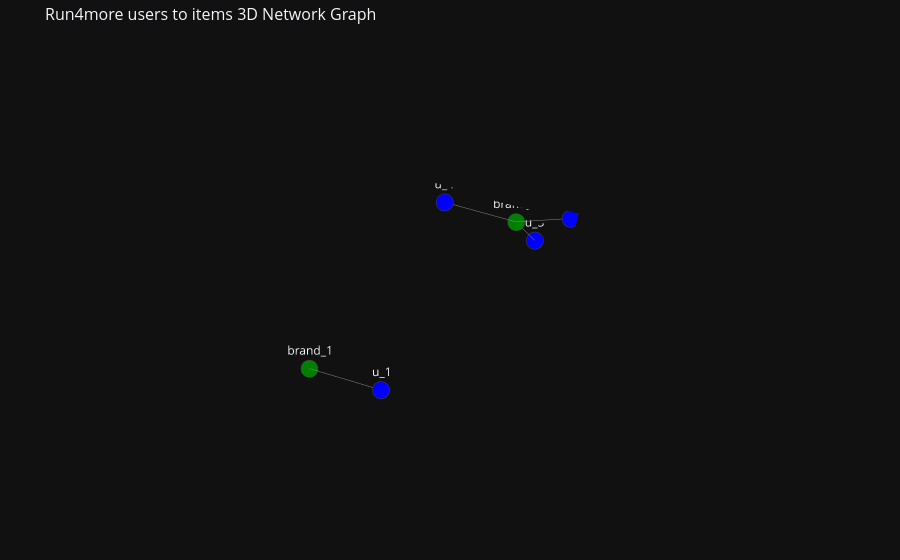

Notebook code for this chart:
### Code cell
seed = 0
pos = nx.spring_layout(G_1, seed=seed, dim=3, k=0.2) 

edge_x, edge_y, edge_z = add_edges_3d(graph=G_1, position=pos)

edge_trace = go.Scatter3d(
    x=edge_x, y=edge_y, z=edge_z,
     **edge_trace_args
)

# Node traces
node_x = []
node_y = []
node_z = []
for node in G_1.nodes():
    x, y, z = pos[node]
    node_x.append(x)
    node_y.append(y)
    node_z.append(z)

node_trace = go.Scatter3d(
    x=node_x, y=node_y, z=node_z,
    mode='markers+text',
    text=[node for node in G_1.nodes()],
    textposition="top center",
    marker=dict(
        color=node_colors,
        size=10,
        line=dict(width=3)
    ),
    hoverinfo='text'
)

# Create the figure
fig = go.Figure(data=[edge_trace, node_trace],
                layout=go.Layout(
                    title='Run4more users to items 3D Network Graph',
                    titlefont_size=16,
                    showlegend=False,
                    hovermode='closest',
                    margin=dict(b=20, l=5, r=5, t=40),
                    scene=dict(
                        xaxis=dict(showgrid=False, zeroline=False, showticklabels=False,  title=''),
                        yaxis=dict(showgrid=False, zeroline=False, showticklabels=False,  title=''),
                        zaxis=dict(showgrid=False, zeroline=False, showticklabels=False,  title='')
                    )
                ))

fig.show()

### Figure 1 — Plotly figure (JSON) as saved in the notebook; plotly's stock layout.template omitted (floating-point values rounded to 4 significant figures)
{"data": [{"hoverinfo": "none", "line": {"color": "#888", "width": 1}, "mode": "lines", "type": "scatter3d", "x": [1, 0.9812, null, -0.5646, -0.4896, null, -0.4896, -0.4446, null, -0.4896, -0.4823, null], "y": [-0.08643, -0.2041, null, 0.1619, 0.07229, null, 0.07229, 0.1304, null, 0.07229, -0.07412, null], "z": [0.1811, 0.1806, null, 0.005951, -0.08905, null, -0.08905, -0.2197, null, -0.08905, -0.05892, null]}, {"hoverinfo": "text", "marker": {"color": ["blue", "green", "blue", "green", "blue", "blue"], "line": {"width": 3}, "size": 10}, "mode": "markers+text", "text": ["u_1", "brand_1", "u_2", "brand_2", "u_3", "u_4"], "textposition": "top center", "type": "scatter3d", "x": [1, 0.9812, -0.5646, -0.4896, -0.4446, -0.4823], "y": [-0.08643, -0.2041, 0.1619, 0.07229, 0.1304, -0.07412], "z": [0.1811, 0.1806, 0.005951, -0.08905, -0.2197, -0.05892]}], "layout": {"autosize": true, "hovermode": "closest", "margin": {"b": 20, "l": 5, "r": 5, "t": 40}, "scene": {"aspectmode": "auto", "aspectratio": {"x": 1, "y": 1, "z": 1}, "camera": {"center": {"x": 0, "y": 0, "z": 0}, "eye": {"x": 0.05924, "y": 0.01521, "z": 2.92}, "projection": {"type": "perspective"}, "up": {"x": 0, "y": 0, "z": 1}}, "xaxis": {"showgrid": false, "showticklabels": false, "title": {"text": ""}, "type": "linear", "zeroline": false}, "yaxis": {"showgrid": false, "showticklabels": false, "title": {"text": ""}, "type": "linear", "zeroline": false}, "zaxis": {"showgrid": false, "showticklabels": false, "title": {"text": ""}, "type": "linear", "zeroline": false}}, "showlegend": false, "title": {"font": {"size": 16}, "text": "Run4more users to items 3D Network Graph"}}}
